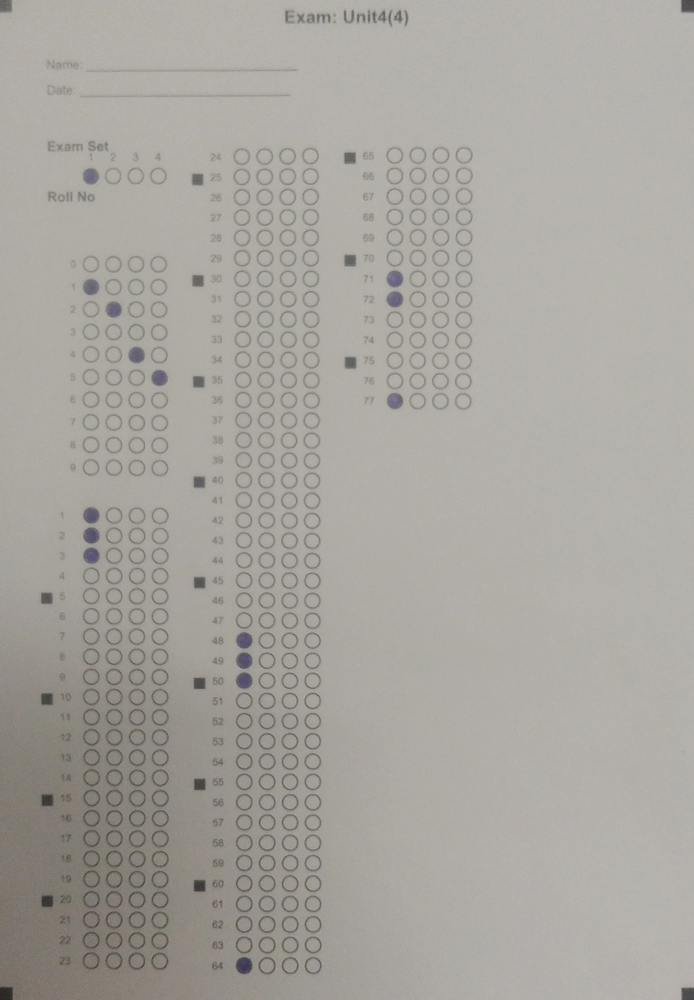
#> input picture backend/warped_debug.png, 694 x 1000 px, shrunk from 1136 x 1637 before the run
$ python test_bounds.py
#> lines starting #> are read from the running program, lines starting #| are printed output that depends on the picture; after the words box and inside, x2 and y2 are one past the last pixel; in counts of white or black regions, pixels touching at a corner belong together
import cv2
import numpy as np

# Use updated layout directly to avoid any import hang
OMR_LAYOUT_PAGE1 = [
    {"start":   1, "count": 23, "roi": (0.06, 0.26), "y_start": 0.50},
    {"start":  24, "count": 41, "roi": (0.28, 0.48), "y_start": 0.12},
    {"start":  65, "count": 41, "roi": (0.50, 0.70), "y_start": 0.12},
    {"start": 106, "count": 41, "roi": (0.72, 0.94), "y_start": 0.12},
]

warped = cv2.imread("warped_debug.png")
#> warped is the input picture: shape (1000, 694, 3); mean B, G, R 159, 165, 168.4
if warped is None:
    print("Error: warped_debug.png not found")
    exit(1)

h_img, w_img = warped.shape[:2]
#> h_img = 1000; w_img = 694
print(f"Dim: {w_img}x{h_img}")
#| Dim: 694x1000

for i, col in enumerate(OMR_LAYOUT_PAGE1):
    x_min = int(col["roi"][0] * w_img)
    x_max = int(col["roi"][1] * w_img)
    y_min = int(col["y_start"] * h_img)

    cv2.rectangle(warped, (x_min, y_min), (x_max, h_img-1), (255, 0, 0), 2)
    cv2.putText(warped, f"Col {i+1} start Q{col['start']}", (x_min, y_min-10), cv2.FONT_HERSHEY_SIMPLEX, 0.8, (255, 0, 0), 2)
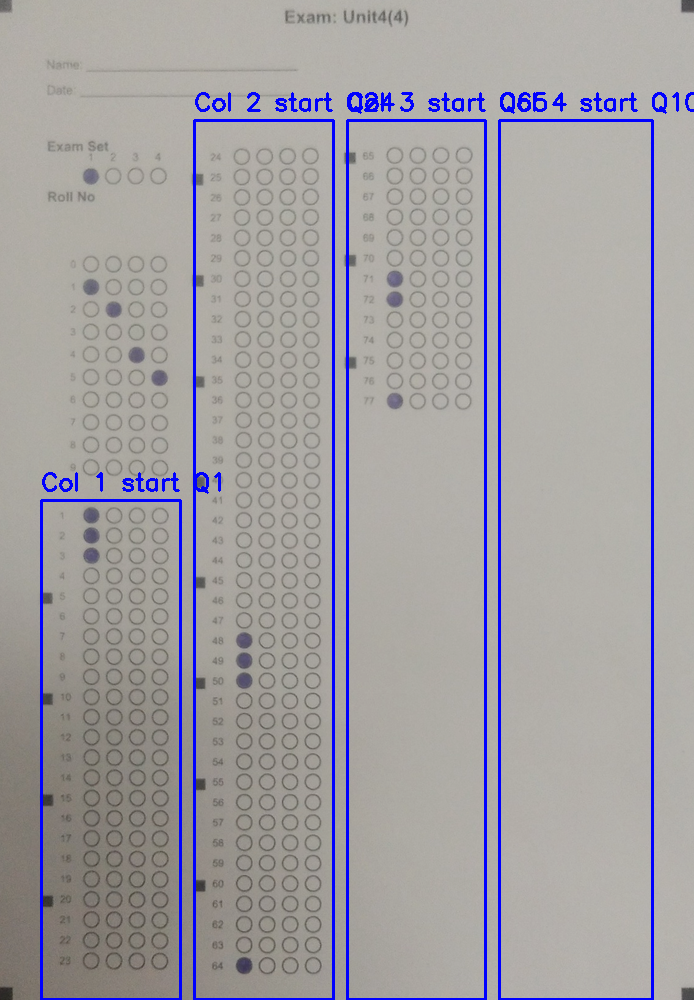
#> warped: shape (1000, 694, 3); 3.74% of pixels changed, all inside (x1, y1, x2, y2) = (40, 92, 694, 1000)

cv2.imwrite("bounds_debug.png", warped)
print("Saved bounds_debug.png")

$ run again, with backend/debug_warp.jpg saved as backend/warped_debug.png
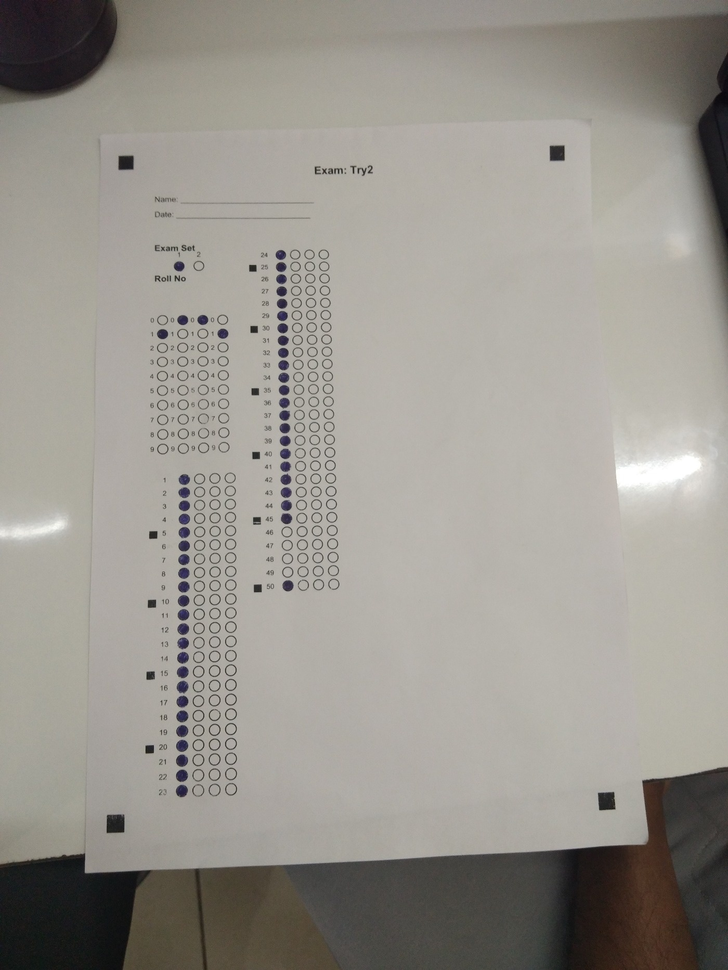
#> input picture backend/debug_warp.jpg, 728 x 970 px, shrunk from 1400 x 1866 before the run
#> warped is the input picture: shape (970, 728, 3); mean B, G, R 142.6, 149.7, 153.3
#| Dim: 728x970
#> after the loop `for i, col in enumerate(OMR_LAYOUT_PAGE1):`:
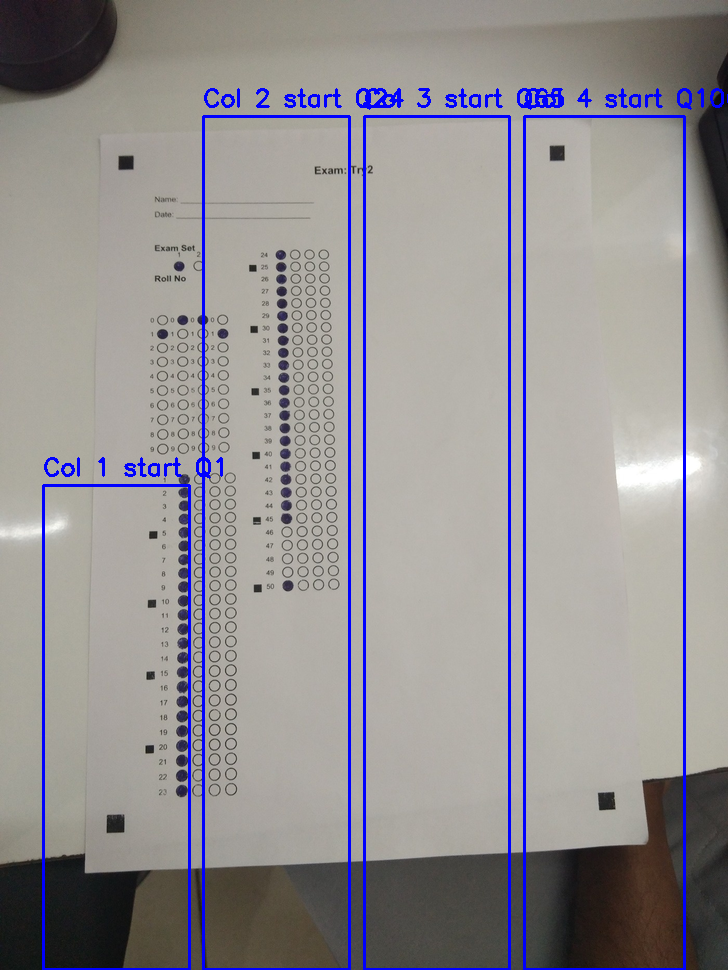
#> warped: shape (970, 728, 3); 3.64% of pixels changed, all inside (x1, y1, x2, y2) = (42, 88, 728, 970)

$ run again, with backend/omr_debug.png copied over backend/warped_debug.png
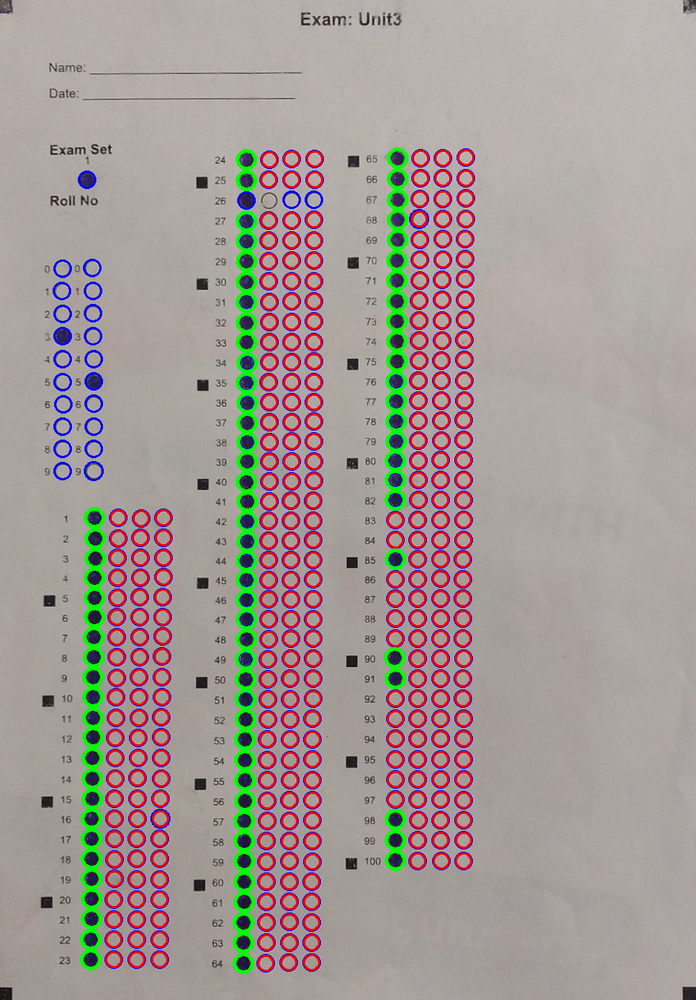
#> input picture backend/omr_debug.png, 696 x 1000 px, shrunk from 939 x 1349 before the run
#> warped is the input picture: shape (1000, 696, 3); mean B, G, R 149.1, 152.8, 164
#| Dim: 696x1000
#> after the loop `for i, col in enumerate(OMR_LAYOUT_PAGE1):`:
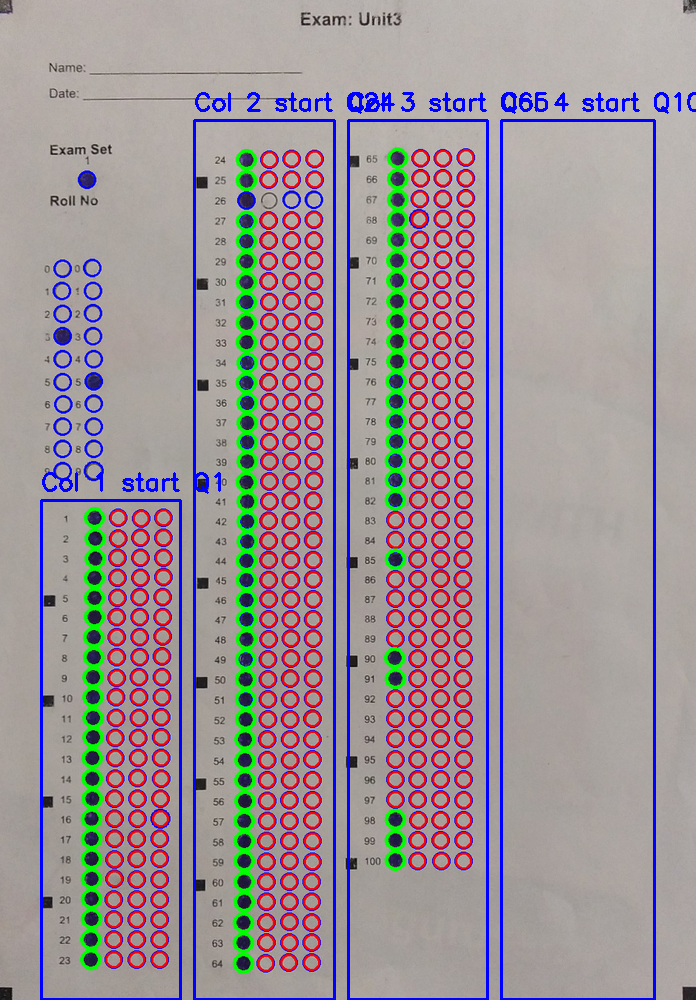
#> warped: shape (1000, 696, 3); 3.73% of pixels changed, all inside (x1, y1, x2, y2) = (40, 92, 696, 1000)
